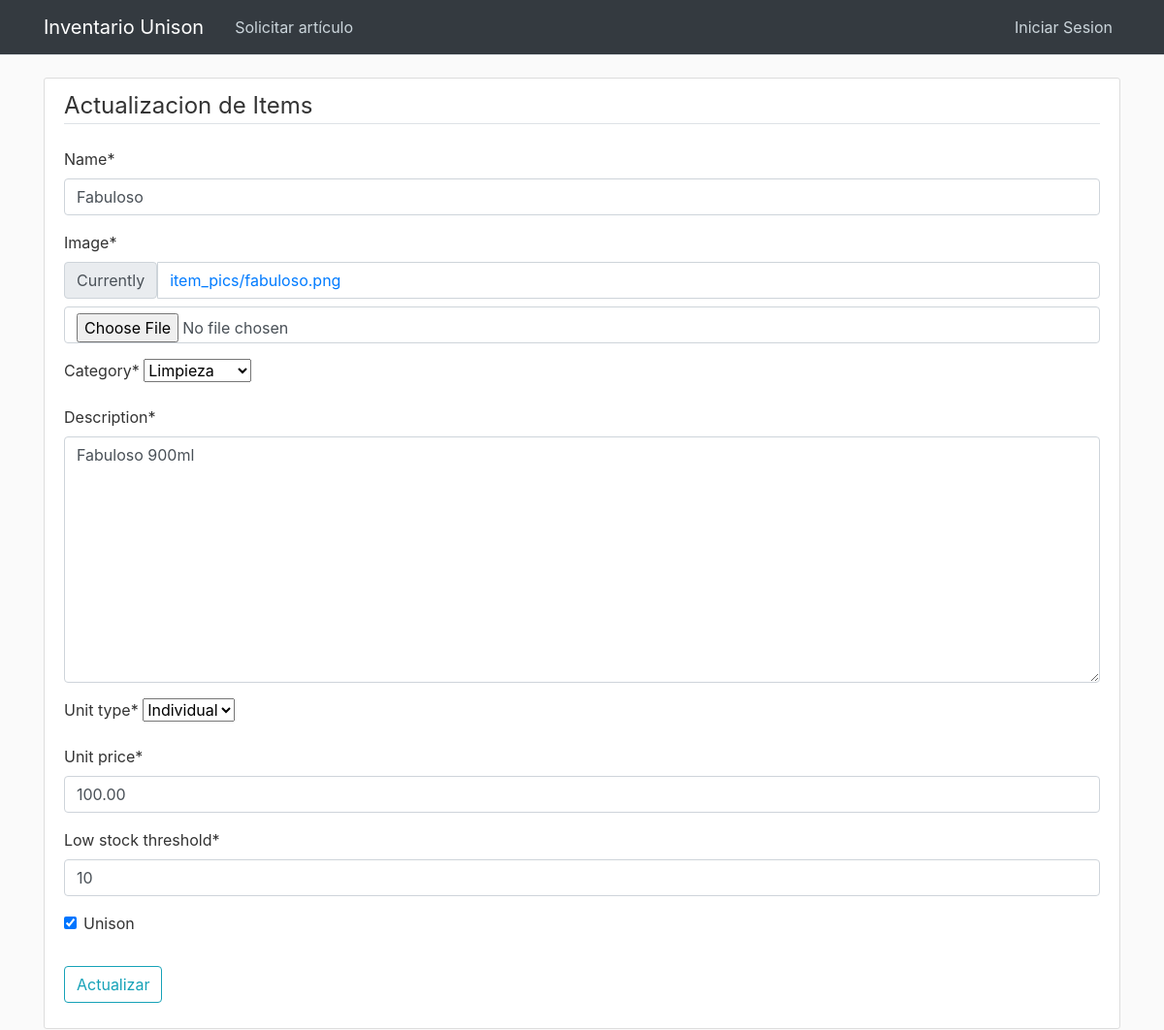
Page /update_item/12/ on the earlier database version.
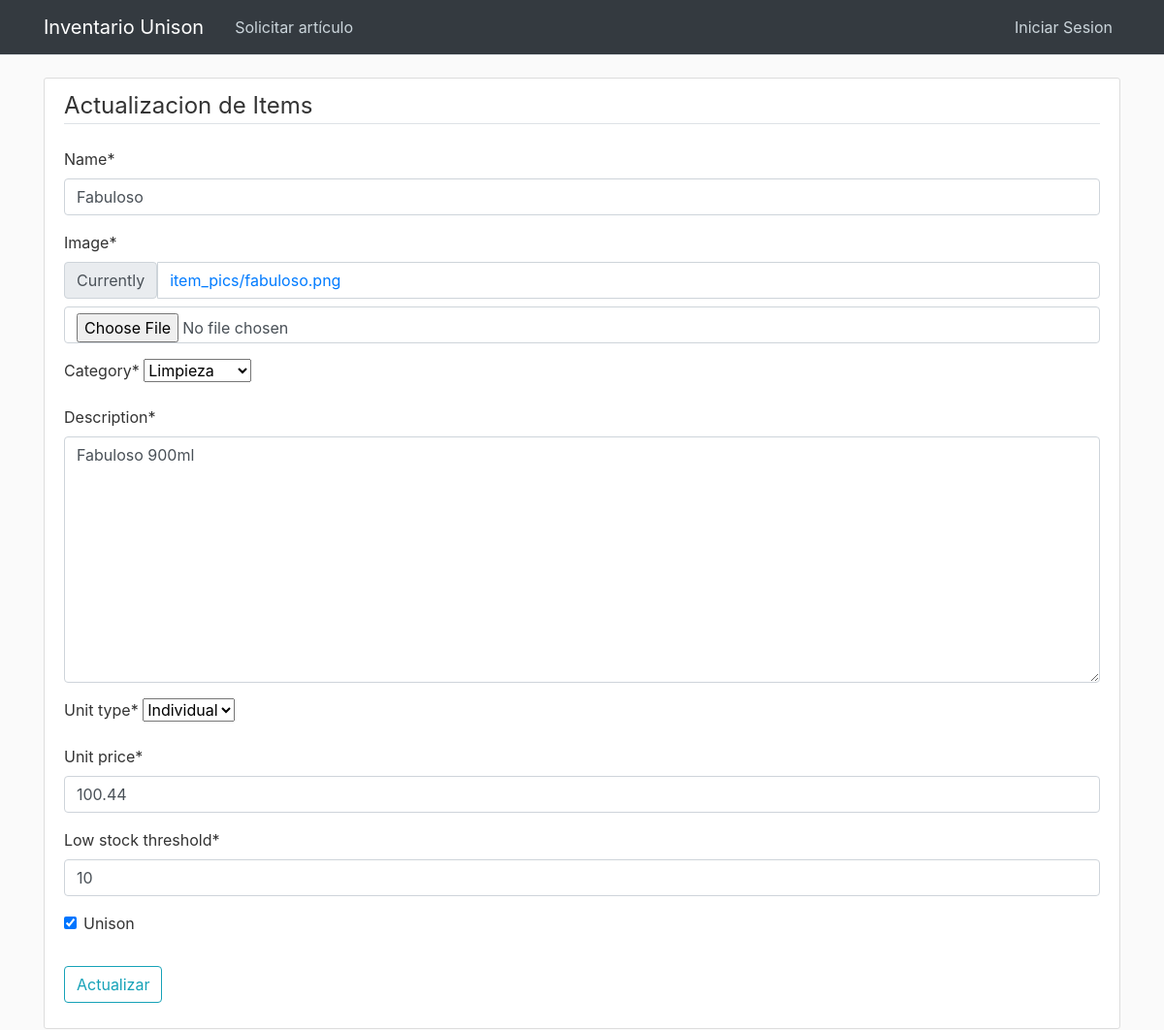
Same page on the later database version.
### inventory/models.py (models this page shows, shortened)
class Item(models.Model):
    CATEGORY_CHOICES = [
        ('papeleria', 'Papelería'),
        ('limpieza', 'Limpieza'),
        ('plomeria', 'Plomería'),
        ('electricidad', 'Electricidad'),
    ]
    UNIT_CHOICES = [
        ('paquete', 'Paquete'),
        ('block', 'Block'),
        ('individual', 'Individual'),
        ('caja', 'Caja'),
    ]
    name = models.CharField(max_length=255)
    image = models.ImageField(default='default_item.jpg', upload_to='item_pics')
    id = models.AutoField(primary_key=True)
    category = models.CharField(max_length=20, choices=CATEGORY_CHOICES)
    description = models.TextField()
    unit_type = models.CharField(max_length=20, choices=UNIT_CHOICES)
    unit_price = models.DecimalField(max_digits=10, decimal_places=2)
    stock = models.IntegerField(default=0)
    low_stock_threshold = models.IntegerField(default=10)
    unison = models.BooleanField(default=True)

### inventory/views.py (the view)
# urls.py: path('update_item/<int:item_id>/', views.update_item, name='update_item'),
def update_item(request, item_id):
    item = Item.objects.get(id=item_id)
    form = ItemCreateForm(request.POST, instance=item)
    if request.method == 'POST':
        form = ItemCreateForm(request.POST, request.FILES, instance=item)
        if form.is_valid():
            form.save()
            messages.success(request, f'Tu articulo ha sido actualizado')
            return redirect('manage_items')
    else:
        form = ItemCreateForm(instance=item)
    return render(request, 'inventory/update_item.html', {'form': form})

### inventory/forms.py
class ItemCreateForm(forms.ModelForm):
    class Meta:
        model = Item
        fields = ['name', 'image', 'category', 'description', 'unit_type', 'unit_price', 'low_stock_threshold',
                  'unison']

### inventory/templates/inventory/update_item.html (shortened to what this page needs)
{% extends "base.html" %}
{% load crispy_forms_filters %}
{% load crispy_forms_tags %}
{% block content %}
    <div class="content-section">
        <form method="POST" enctype="multipart/form-data">
            <fieldset class="form-group">
                <legend class="border-bottom mb-4">Actualizacion de Items</legend>
                {{ form|crispy }}
            </fieldset>
            <div class="form-group">
                <button class="btn btn-outline-info" type="submit">Actualizar</button>
            </div>
        </form>
    </div>
{% endblock content %}

Differences in the rows shown:
changed Item "Fabuloso": unit_price "100.00" → "100.44"
